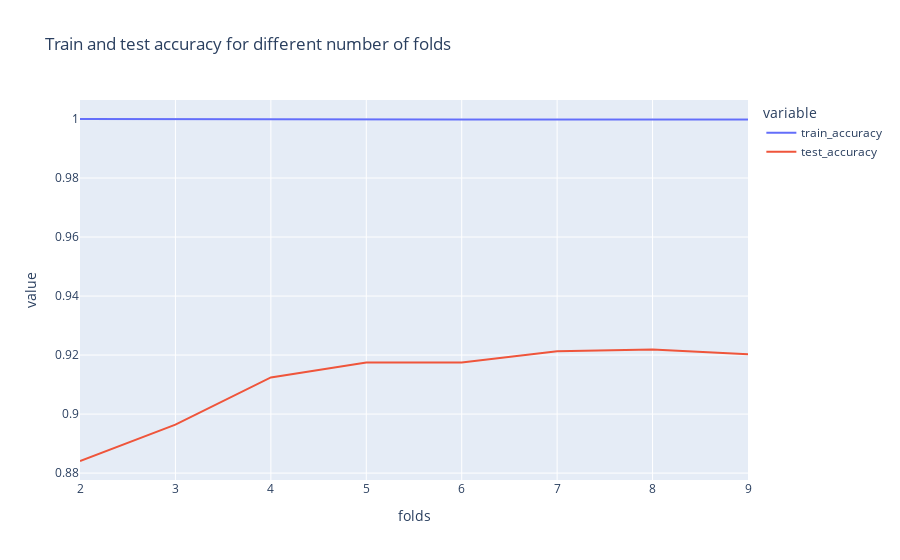

Notebook code cell kept with this figure:
### Code cell
import plotly.express as px

best_params = clf.best_params_

# build model
etc = ExtraTreesClassifier(**best_params)

# run with 1 to 10 fold cv and plot the train and test accuracy for each
from sklearn.model_selection import cross_validate

all_scores = []

for cv in range(2, 10):
    scores = cross_validate(etc, X, y, cv=cv, scoring="accuracy", return_train_score=True)
    print(f"CV = {cv}:\n\tTrain accuracy = {round(scores['train_score'].mean(), 2)}\n\tTest accuracy = {round(scores['test_score'].mean(), 2)}")
    all_scores.append({
        "folds": cv,
        "train_accuracy": scores["train_score"].mean(),
        "test_accuracy": scores["test_score"].mean()
    })


# plot the results
all_scores_df = pd.DataFrame.from_dict(all_scores)
px.line(all_scores_df, x="folds", y=["train_accuracy", "test_accuracy"], title="Train and test accuracy for different number of folds")

### Figure 1 — Plotly figure (JSON) as saved in the notebook; plotly's stock layout.template omitted (floating-point values rounded to 4 significant figures)
{"data": [{"hovertemplate": "variable=train_accuracy<br>folds=%{x}<br>value=%{y}<extra></extra>", "legendgroup": "train_accuracy", "line": {"color": "#636efa", "dash": "solid"}, "marker": {"symbol": "circle"}, "mode": "lines", "name": "train_accuracy", "orientation": "v", "showlegend": true, "type": "scatter", "x": [2, 3, 4, 5, 6, 7, 8, 9], "xaxis": "x", "y": [1, 0.9999, 0.9999, 0.9998, 0.9998, 0.9998, 0.9998, 0.9998], "yaxis": "y"}, {"hovertemplate": "variable=test_accuracy<br>folds=%{x}<br>value=%{y}<extra></extra>", "legendgroup": "test_accuracy", "line": {"color": "#EF553B", "dash": "solid"}, "marker": {"symbol": "circle"}, "mode": "lines", "name": "test_accuracy", "orientation": "v", "showlegend": true, "type": "scatter", "x": [2, 3, 4, 5, 6, 7, 8, 9], "xaxis": "x", "y": [0.8841, 0.8964, 0.9124, 0.9175, 0.9175, 0.9213, 0.9219, 0.9203], "yaxis": "y"}], "layout": {"legend": {"title": {"text": "variable"}, "tracegroupgap": 0}, "title": {"text": "Train and test accuracy for different number of folds"}, "xaxis": {"anchor": "y", "domain": [0, 1], "title": {"text": "folds"}}, "yaxis": {"anchor": "x", "domain": [0, 1], "title": {"text": "value"}}}}
